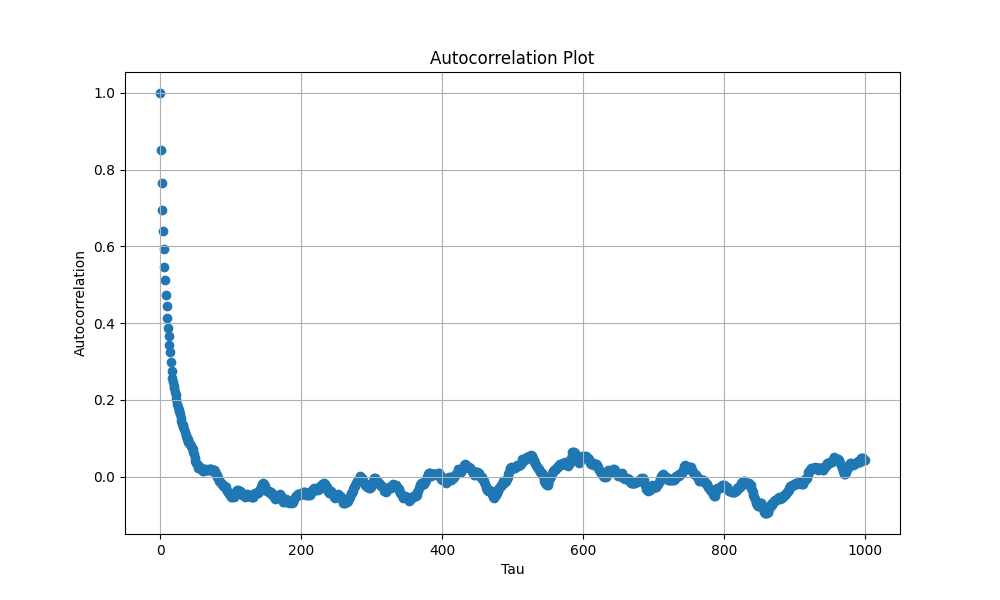

Recreate this plot in Python.
# File: plot_r2.py
import os
import matplotlib
matplotlib.use('QT5Agg')
import numpy as np
import matplotlib.pyplot as plt
from pandas.plotting import autocorrelation_plot

def autocorrelation(data, tau):
    n = len(data)
    mean = sum(data) / n
    num = 0.0
    denom = 0.0

    for i in range(n - tau):
        num += (data[i] - mean) * (data[i + tau] - mean)
        denom += (data[i] - mean) ** 2

    autocorr = num / denom
    return autocorr


def main():
    # Assuming you have already loaded your R values
    data = np.loadtxt("experiments/r2.dat")
    # Sample data
    tau_values = range(1001)  # Range of tau values from 0 to 1000

    autocorr_tau0 = autocorrelation(data, 0)  # Autocorrelation for tau=0

    autocorr_values = [autocorrelation(data, tau) / autocorr_tau0 for tau in tau_values]

    # Plot autocorrelation values
    plt.figure(figsize=(10, 6))
    plt.scatter(tau_values, autocorr_values)
    plt.xlabel('Tau')
    plt.ylabel('Autocorrelation')
    plt.title('Autocorrelation Plot')
    plt.grid(True)
    plt.savefig("r2_vs_time_plot.png")
    plt.show()

if __name__ == '__main__':
    main()